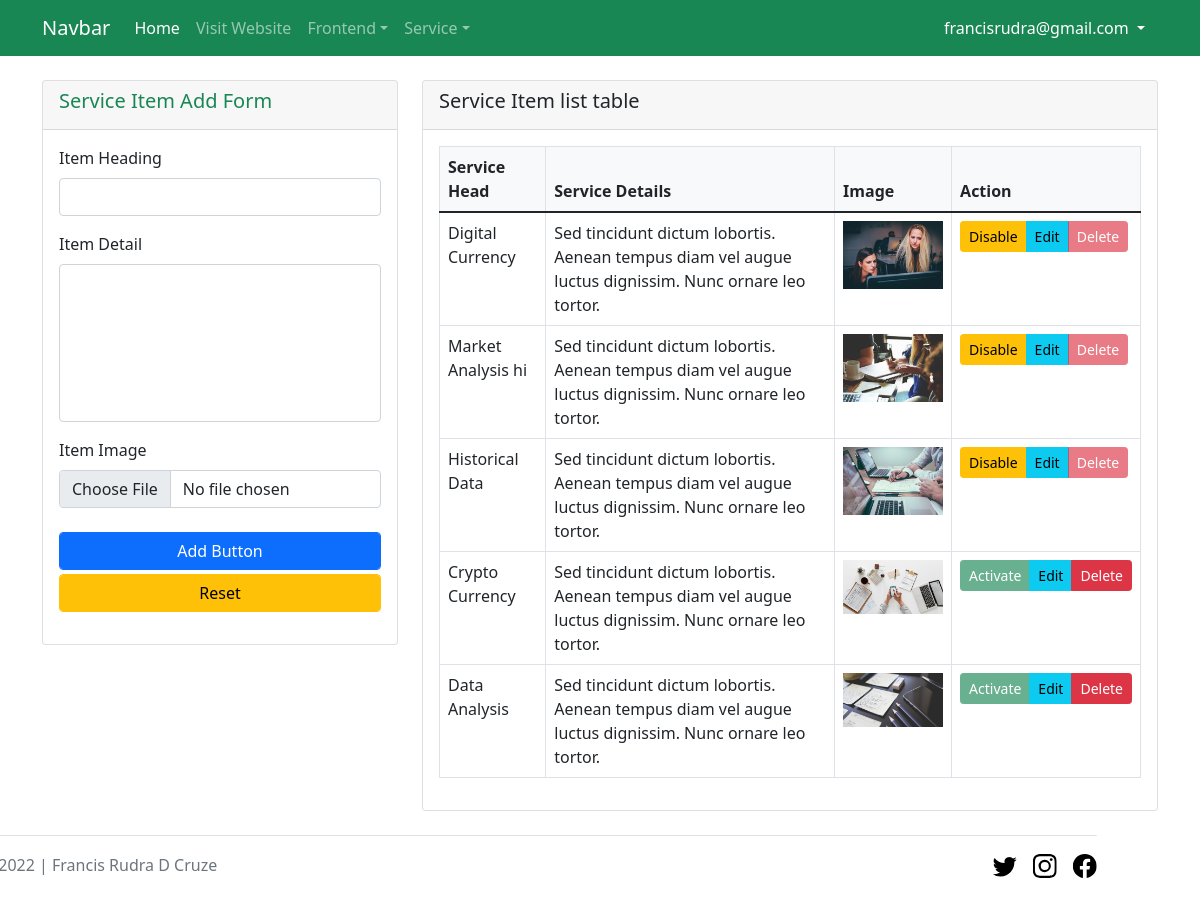
The app's page /admin/service_item.php (signed in) with its own data.
### tables this page shows
CREATE TABLE `service_items` (
  `id` int(11) NOT NULL,
  `service_item_head` varchar(100) NOT NULL,
  `service_item_detail` text NOT NULL,
  `image_location` varchar(100) NOT NULL,
  `active_status` int(1) NOT NULL DEFAULT 0
);

### db.php (called while the page is built)
<?php
function db_connect(){
    $db_host = "localhost";
    $db_user = "root";
    $db_pass = "";
    $db_name = "finance_business";
    return mysqli_connect($db_host, $db_user, $db_pass, $db_name);
}
function get_all($table_name){
    $get_query = "SELECT * FROM $table_name";
    return mysqli_query(db_connect(), $get_query);
}
?>

### admin/service_item.php (the view, shortened to what this page needs)
<?php
    require_once '../header.php';
    require_once 'navbar.php';
    require_once '../db.php';
?>
<section>
    <div class="container">
        <div class="row">
            <div class="col-lg-4">
                <div class="card mt-4">
                    <div class="card-header">
                        <h5 class="card-title text-success text-capitalize">Service Item Add form</h5>
                    </div>
                    <div class="card-body">
                        <form action="service_item_post.php" method="post" enctype="multipart/form-data">
                            <div class="mb-3">
                                <label class="form-label">Item Heading</label>
                                <input required type="text" name="service_item_head" class="form-control <?php
                                    if (isset($_SESSION['service_item_head'])) {
                                        echo $_SESSION['service_item_head'];
                                        unset($_SESSION['service_item_head']);
                                    }
                                ?>" value="<?php
                                    if (isset($_SESSION['service_item_head_autofill']) && $_SESSION['err_service'] == 0) {
                                        echo $_SESSION['service_item_head_autofill'];
                                    }
                                ?>">
                            </div>
                            <div class="mb-3">
                                <label class="form-label">Item Detail</label>
                                <textarea required name="service_item_detail" style="resize: none;" class="form-control <?php
                                    if (isset($_SESSION['service_item_detail'])) {
                                        echo $_SESSION['service_item_detail'];
                                        unset($_SESSION['service_item_detail']);
                                    }
                                ?>" cols="30" rows="6"><?php
                            ?></textarea>
                            </div>
                            <div class="mb-4">
                                <label class="form-label">Item Image</label>
                                <input required type="file" name="service_item_image" class="form-control <?php
                                    if (isset($_SESSION['service_item_image'])) {
                                        echo $_SESSION['service_item_image'];
                                        unset($_SESSION['service_item_image']);
                                        unset($_SESSION['service_item_head_autofill']);
                                        unset($_SESSION['service_item_detail_autofill']);
                                    }
                                ?>">
                            </div>
                            <div class="mb-1">
                                <button class="btn btn-primary form-control" type="submit">Add Button</button>
                            </div>
                            <div class="mb-3">
                                <button type="reset" class="btn btn-warning form-control">Reset</button>
                            </div>
                        </form>
                    </div>
                </div>
            </div>
            <div class="col-lg-8">
                <div class="card mt-4">
                    <div class="card-header">
                        <h5 class="card-title">Service Item list table</h5>
                    </div>
                    <div class="card-body">
                    <table class="table table-bordered">
                        <thead class="bg-light">
                            <th>Service Head</th>
                            <th>Service Details</th>
                            <th>Image</th>
                            <th>Action</th>
                        </thead>
                        <tbody class="table-striped">
                            <?php foreach(get_all('service_items') as $service_item): ?>
                            <tr>
                                <td><?= $service_item['service_item_head'] ?></td>
                                <td><?= $service_item['service_item_detail'] ?></td>
                                <td>
                                    <img style="width: 100px;" src="../<?= $service_item['image_location'] ?>" alt="Service Item Image">
                                </td>
                                <td>
                                    <div class="btn-group btn-group-sm" role="group" aria-label="Basic mixed styles example">
                                        <?php if($service_item['active_status'] == '1'): ?>
                                            <a href="service_item_status.php?item_id=<?=$service_item['id']?>&status=0" class="btn btn-warning">Disable</a>
                                        <?php
                                            else:
                                            $get_activated_query = "SELECT COUNT(*) AS total_activate FROM service_items WHERE active_status = 1";
                                            $result_activated_db = mysqli_query(db_connect(), $get_activated_query);
                                            $after_assoc_activated = mysqli_fetch_assoc($result_activated_db);
                                            if($after_assoc_activated['total_activate'] < 3) :
                                        ?>
                                            <a href="service_item_status.php?item_id=<?=$service_item['id']?>&status=1" class="btn btn-success">Activate</a>
                                            <?php else: ?>
                                            <button type="button" disabled class="disable btn btn-success">Activate</button>
                                            <?php endif ?>
                                        <?php endif ?>
                                        <a href="service_item_edit.php?item_id=<?=$service_item['id']?>" class="btn btn-info">Edit</a>
                                        <button type="button" value="service_item_status.php?item_id=<?=$service_item['id']?>&status=2" class="btn deleteBtn btn-danger <?php
                                            if($service_item['active_status'] == 1){
                                                echo "disabled";
                                            }
                                        ?>">Delete</button>
                                    </div>
                                </td>
                            </tr>
                            <?php endforeach ?>
                        </tbody>
                    </table>
                    </div>
                </div>
            </div>
        </div>
    </div>
</section>
<?php require_once '../footer.php'; ?>

### records on screen
service_items: service_item_head "Digital Currency", service_item_detail "Sed tincidunt dictum lobortis. Aenean tempus diam vel augue luctus dignissim. Nunc ornare leo tortor.", image_location (picture)
service_items: service_item_head "Market Analysis hi", service_item_detail "Sed tincidunt dictum lobortis. Aenean tempus diam vel augue luctus dignissim. Nunc ornare leo tortor.", image_location (picture)
service_items: service_item_head "Historical Data", service_item_detail "Sed tincidunt dictum lobortis. Aenean tempus diam vel augue luctus dignissim. Nunc ornare leo tortor.", image_location (picture)
service_items: service_item_head "Crypto Currency", service_item_detail "Sed tincidunt dictum lobortis. Aenean tempus diam vel augue luctus dignissim. Nunc ornare leo tortor.", image_location (picture), active_status "Activate"
service_items: service_item_head "Data Analysis", service_item_detail "Sed tincidunt dictum lobortis. Aenean tempus diam vel augue luctus dignissim. Nunc ornare leo tortor.", image_location (picture), active_status "Activate"

### other values on screen
$_SESSION['email'] "francisrudra@gmail.com"
